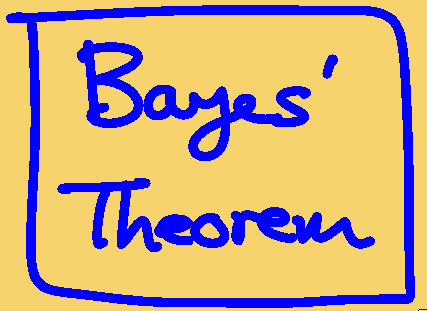
%> input picture image_denoising_raw.bmp, 427 x 311 px
$ octave image_noise_generator.m   (GNU Octave 9; MATLAB toolbox functions it lacks are replaced by stand-ins)
%> lines starting %> are read from the running program, lines starting %| are printed output that depends on the picture; in (x1, y1, x2, y2) boxes, pixels count from 0 and x2, y2 are one past the last pixel; in counts of white or black regions, pixels touching at a corner belong together; the program's own positions count from 1


percent = 0.1;
im = imread('image_denoising_raw.bmp');
%> im is the input picture: size 311x427x3 uint8; mean R, G, B 196.6, 168, 138.8
imbw = im2bw(im);
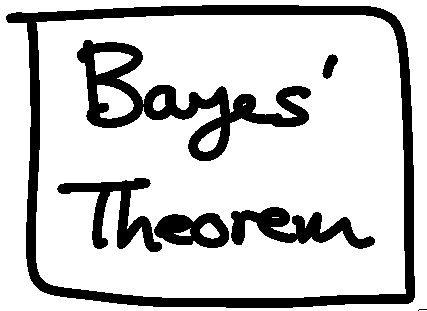
%> imbw: size 311x427 logical; 79.6% white; 7 black regions (1 under 20 px), largest, box (x1, y1, x2, y2) and area: (6, 5, 415, 308) 12485, (77, 40, 311, 161) 7251, (231, 207, 375, 249) 2769, (57, 178, 162, 252) 2637, (154, 213, 229, 248) 1705, (322, 54, 338, 79) 231

for i=1:size(imbw,1)
    for j=1:size(imbw,2)
        dummy = randint(1,1,[0 99]);
        if dummy < 100*percent
            imbw_noisy(i,j) = 1 - imbw(i,j);
        else
            imbw_noisy(i,j) = imbw(i,j);
        end
    end
end
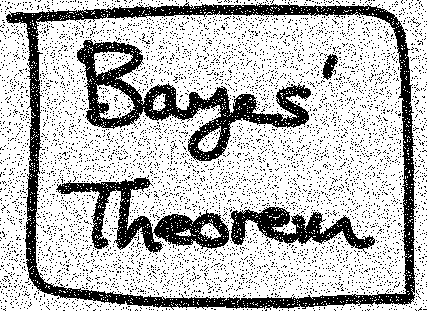
%> imbw_noisy: size 311x427 logical; 73.6% white; 6358 black regions (6353 under 20 px), largest, box (x1, y1, x2, y2) and area: (6, 2, 417, 310) 11595, (77, 39, 311, 161) 6738, (56, 177, 230, 253) 4016, (230, 207, 375, 254) 2577, (322, 54, 338, 80) 228

imwrite(imbw_noisy, 'image_denoising_noisy_1.bmp', 'bmp');

subplot(121);imshow(imbw);
subplot(122);imshow(imbw_noisy);
